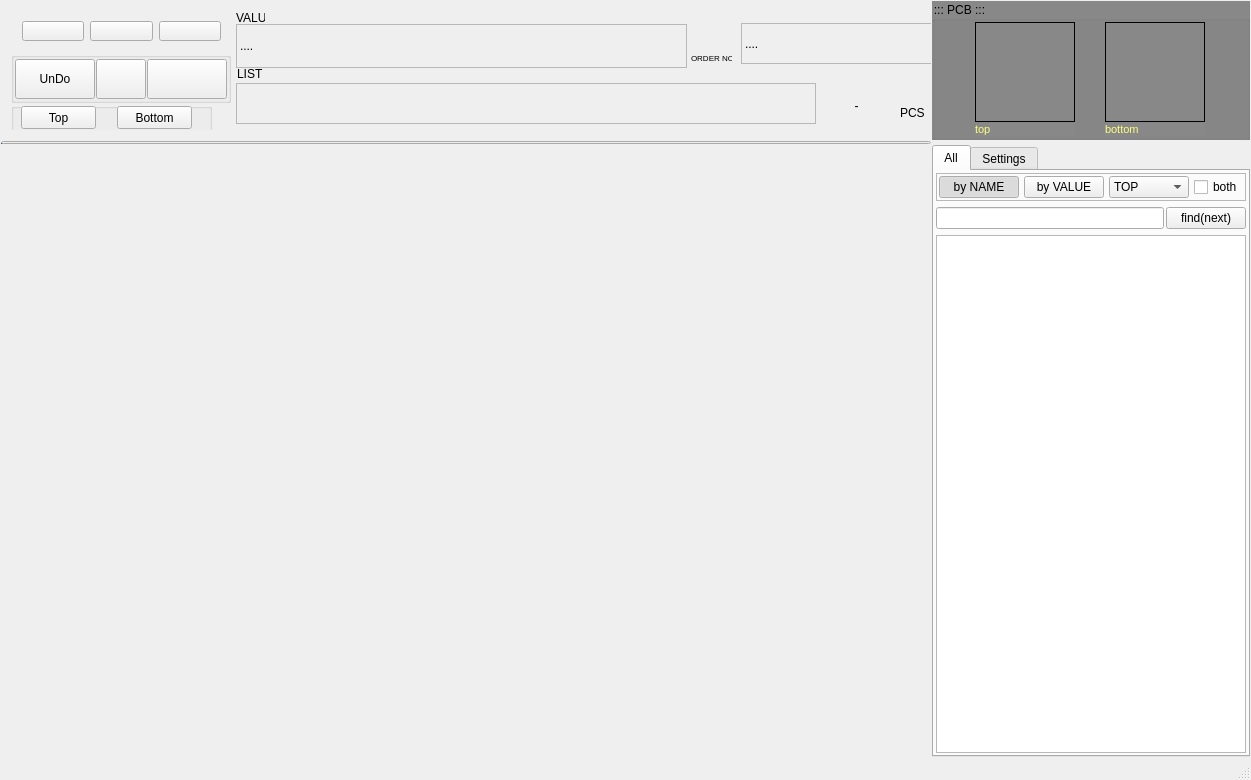
<?xml version="1.0" encoding="UTF-8"?>
<ui version="4.0">
 <class>MainWindow</class>
 <widget class="QMainWindow" name="MainWindow">
  <property name="geometry">
   <rect>
    <x>0</x>
    <y>0</y>
    <width>1251</width>
    <height>780</height>
   </rect>
  </property>
  <property name="windowTitle">
   <string>EasySolder</string>
  </property>
  <widget class="QWidget" name="centralWidget">
   <layout class="QGridLayout" name="gridLayout">
    <property name="leftMargin">
     <number>1</number>
    </property>
    <property name="topMargin">
     <number>1</number>
    </property>
    <property name="rightMargin">
     <number>1</number>
    </property>
    <property name="bottomMargin">
     <number>1</number>
    </property>
    <property name="spacing">
     <number>1</number>
    </property>
    <item row="2" column="2" rowspan="2">
     <widget class="QTabWidget" name="tabWidget">
      <property name="sizePolicy">
       <sizepolicy hsizetype="Fixed" vsizetype="Expanding">
        <horstretch>0</horstretch>
        <verstretch>0</verstretch>
       </sizepolicy>
      </property>
      <property name="currentIndex">
       <number>0</number>
      </property>
      <widget class="QWidget" name="tab">
       <attribute name="title">
        <string>All</string>
       </attribute>
       <layout class="QGridLayout" name="gridLayout_2">
        <property name="leftMargin">
         <number>2</number>
        </property>
        <property name="topMargin">
         <number>2</number>
        </property>
        <property name="rightMargin">
         <number>2</number>
        </property>
        <property name="bottomMargin">
         <number>2</number>
        </property>
        <property name="horizontalSpacing">
         <number>2</number>
        </property>
        <item row="0" column="0" colspan="2">
         <widget class="QFrame" name="frame_3">
          <property name="frameShape">
           <enum>QFrame::StyledPanel</enum>
          </property>
          <property name="frameShadow">
           <enum>QFrame::Raised</enum>
          </property>
          <layout class="QHBoxLayout" name="horizontalLayout">
           <property name="spacing">
            <number>5</number>
           </property>
           <property name="leftMargin">
            <number>2</number>
           </property>
           <property name="topMargin">
            <number>2</number>
           </property>
           <property name="rightMargin">
            <number>2</number>
           </property>
           <property name="bottomMargin">
            <number>2</number>
           </property>
           <item>
            <widget class="QPushButton" name="pbSortByName">
             <property name="text">
              <string>by NAME</string>
             </property>
             <property name="checkable">
              <bool>true</bool>
             </property>
             <property name="checked">
              <bool>true</bool>
             </property>
             <property name="autoExclusive">
              <bool>true</bool>
             </property>
            </widget>
           </item>
           <item>
            <widget class="QPushButton" name="pbSortByValue">
             <property name="text">
              <string>by VALUE</string>
             </property>
             <property name="checkable">
              <bool>true</bool>
             </property>
             <property name="autoExclusive">
              <bool>true</bool>
             </property>
            </widget>
           </item>
           <item>
            <widget class="QComboBox" name="cmLayer">
             <item>
              <property name="text">
               <string>TOP</string>
              </property>
             </item>
             <item>
              <property name="text">
               <string>BOTTOM</string>
              </property>
             </item>
            </widget>
           </item>
           <item>
            <widget class="QCheckBox" name="cbBothLayers">
             <property name="text">
              <string>both</string>
             </property>
            </widget>
           </item>
          </layout>
         </widget>
        </item>
        <item row="1" column="0">
         <widget class="QLineEdit" name="leFind"/>
        </item>
        <item row="1" column="1">
         <widget class="QPushButton" name="pbFind">
          <property name="text">
           <string>find(next)</string>
          </property>
         </widget>
        </item>
        <item row="2" column="0" colspan="2">
         <widget class="QTableView" name="tvParts"/>
        </item>
       </layout>
      </widget>
      <widget class="QWidget" name="tabSettings">
       <attribute name="title">
        <string>Settings</string>
       </attribute>
       <layout class="QGridLayout" name="gridLayout_3">
        <item row="1" column="0">
         <widget class="QLabel" name="label">
          <property name="text">
           <string>Marker size</string>
          </property>
         </widget>
        </item>
        <item row="2" column="1">
         <widget class="QLineEdit" name="leMarkerAround"/>
        </item>
        <item row="3" column="1">
         <widget class="QComboBox" name="cmValueTextSize">
          <property name="currentIndex">
           <number>1</number>
          </property>
          <item>
           <property name="text">
            <string>Small</string>
           </property>
          </item>
          <item>
           <property name="text">
            <string>Normal</string>
           </property>
          </item>
          <item>
           <property name="text">
            <string>Big 1</string>
           </property>
          </item>
          <item>
           <property name="text">
            <string>Big 2</string>
           </property>
          </item>
          <item>
           <property name="text">
            <string>Big 3</string>
           </property>
          </item>
          <item>
           <property name="text">
            <string/>
           </property>
          </item>
         </widget>
        </item>
        <item row="2" column="0">
         <widget class="QLabel" name="label_4">
          <property name="text">
           <string>Marker around(0=off)</string>
          </property>
         </widget>
        </item>
        <item row="1" column="1">
         <widget class="QLineEdit" name="leMarkerSize"/>
        </item>
        <item row="4" column="1">
         <widget class="QCheckBox" name="cbHideDone">
          <property name="text">
           <string/>
          </property>
         </widget>
        </item>
        <item row="4" column="0">
         <widget class="QLabel" name="label_6">
          <property name="text">
           <string>Hide when done</string>
          </property>
         </widget>
        </item>
        <item row="6" column="1">
         <spacer name="verticalSpacer">
          <property name="orientation">
           <enum>Qt::Vertical</enum>
          </property>
          <property name="sizeHint" stdset="0">
           <size>
            <width>20</width>
            <height>40</height>
           </size>
          </property>
         </spacer>
        </item>
        <item row="0" column="1">
         <widget class="QComboBox" name="cmMarkerColor">
          <item>
           <property name="text">
            <string>Red</string>
           </property>
          </item>
          <item>
           <property name="text">
            <string>Magenta</string>
           </property>
          </item>
          <item>
           <property name="text">
            <string>Cyan</string>
           </property>
          </item>
          <item>
           <property name="text">
            <string>Green</string>
           </property>
          </item>
          <item>
           <property name="text">
            <string>Blue</string>
           </property>
          </item>
          <item>
           <property name="text">
            <string>Yellow</string>
           </property>
          </item>
         </widget>
        </item>
        <item row="0" column="0">
         <widget class="QLabel" name="label_2">
          <property name="text">
           <string>Marker color</string>
          </property>
         </widget>
        </item>
        <item row="3" column="0">
         <widget class="QLabel" name="label_3">
          <property name="text">
           <string>Value text size</string>
          </property>
         </widget>
        </item>
       </layout>
      </widget>
     </widget>
    </item>
    <item row="0" column="2">
     <widget class="QGroupBox" name="groupBox">
      <property name="autoFillBackground">
       <bool>false</bool>
      </property>
      <property name="styleSheet">
       <string notr="true">background-color: rgb(136, 136, 136);</string>
      </property>
      <property name="title">
       <string>::: PCB :::</string>
      </property>
      <layout class="QGridLayout" name="gridLayout_4">
       <property name="topMargin">
        <number>1</number>
       </property>
       <property name="bottomMargin">
        <number>1</number>
       </property>
       <property name="spacing">
        <number>1</number>
       </property>
       <item row="2" column="0">
        <widget class="QLabel" name="lbTopStat">
         <property name="font">
          <font>
           <pointsize>8</pointsize>
          </font>
         </property>
         <property name="styleSheet">
          <string notr="true">color: rgb(255, 255, 127);</string>
         </property>
         <property name="text">
          <string>top</string>
         </property>
        </widget>
       </item>
       <item row="2" column="1">
        <widget class="QLabel" name="lbBotStat">
         <property name="font">
          <font>
           <pointsize>8</pointsize>
          </font>
         </property>
         <property name="styleSheet">
          <string notr="true">color: rgb(255, 255, 127);</string>
         </property>
         <property name="text">
          <string>bottom</string>
         </property>
        </widget>
       </item>
       <item row="1" column="1">
        <widget class="QLabel" name="lbImgBot">
         <property name="sizePolicy">
          <sizepolicy hsizetype="Minimum" vsizetype="Maximum">
           <horstretch>0</horstretch>
           <verstretch>0</verstretch>
          </sizepolicy>
         </property>
         <property name="minimumSize">
          <size>
           <width>100</width>
           <height>100</height>
          </size>
         </property>
         <property name="maximumSize">
          <size>
           <width>100</width>
           <height>100</height>
          </size>
         </property>
         <property name="styleSheet">
          <string notr="true"/>
         </property>
         <property name="frameShape">
          <enum>QFrame::Box</enum>
         </property>
         <property name="text">
          <string/>
         </property>
        </widget>
       </item>
       <item row="1" column="0">
        <widget class="QLabel" name="lbImgTop">
         <property name="sizePolicy">
          <sizepolicy hsizetype="Minimum" vsizetype="Maximum">
           <horstretch>0</horstretch>
           <verstretch>0</verstretch>
          </sizepolicy>
         </property>
         <property name="minimumSize">
          <size>
           <width>100</width>
           <height>100</height>
          </size>
         </property>
         <property name="maximumSize">
          <size>
           <width>100</width>
           <height>100</height>
          </size>
         </property>
         <property name="frameShape">
          <enum>QFrame::Box</enum>
         </property>
         <property name="text">
          <string/>
         </property>
        </widget>
       </item>
      </layout>
     </widget>
    </item>
    <item row="2" column="0" rowspan="2">
     <widget class="QWidget" name="widget_2" native="true"/>
    </item>
    <item row="1" column="0">
     <widget class="QProgressBar" name="pbProgress">
      <property name="maximumSize">
       <size>
        <width>16777215</width>
        <height>3</height>
       </size>
      </property>
      <property name="value">
       <number>0</number>
      </property>
      <property name="textVisible">
       <bool>false</bool>
      </property>
     </widget>
    </item>
    <item row="0" column="0">
     <widget class="QWidget" name="widget" native="true">
      <property name="sizePolicy">
       <sizepolicy hsizetype="Preferred" vsizetype="Fixed">
        <horstretch>0</horstretch>
        <verstretch>0</verstretch>
       </sizepolicy>
      </property>
      <property name="minimumSize">
       <size>
        <width>0</width>
        <height>120</height>
       </size>
      </property>
      <widget class="QLabel" name="lbValue">
       <property name="geometry">
        <rect>
         <x>235</x>
         <y>14</y>
         <width>451</width>
         <height>44</height>
        </rect>
       </property>
       <property name="sizePolicy">
        <sizepolicy hsizetype="Fixed" vsizetype="Preferred">
         <horstretch>0</horstretch>
         <verstretch>0</verstretch>
        </sizepolicy>
       </property>
       <property name="frameShape">
        <enum>QFrame::StyledPanel</enum>
       </property>
       <property name="text">
        <string>....</string>
       </property>
      </widget>
      <widget class="QLabel" name="lbOrderNo">
       <property name="geometry">
        <rect>
         <x>740</x>
         <y>13</y>
         <width>201</width>
         <height>41</height>
        </rect>
       </property>
       <property name="sizePolicy">
        <sizepolicy hsizetype="Fixed" vsizetype="Preferred">
         <horstretch>0</horstretch>
         <verstretch>0</verstretch>
        </sizepolicy>
       </property>
       <property name="frameShape">
        <enum>QFrame::StyledPanel</enum>
       </property>
       <property name="text">
        <string>....</string>
       </property>
      </widget>
      <widget class="QLabel" name="lbPartsList">
       <property name="geometry">
        <rect>
         <x>235</x>
         <y>73</y>
         <width>580</width>
         <height>41</height>
        </rect>
       </property>
       <property name="sizePolicy">
        <sizepolicy hsizetype="Expanding" vsizetype="Preferred">
         <horstretch>0</horstretch>
         <verstretch>0</verstretch>
        </sizepolicy>
       </property>
       <property name="minimumSize">
        <size>
         <width>100</width>
         <height>0</height>
        </size>
       </property>
       <property name="frameShape">
        <enum>QFrame::StyledPanel</enum>
       </property>
       <property name="text">
        <string/>
       </property>
       <property name="wordWrap">
        <bool>true</bool>
       </property>
      </widget>
      <widget class="QLabel" name="lbCount">
       <property name="geometry">
        <rect>
         <x>820</x>
         <y>80</y>
         <width>71</width>
         <height>31</height>
        </rect>
       </property>
       <property name="sizePolicy">
        <sizepolicy hsizetype="Fixed" vsizetype="Fixed">
         <horstretch>0</horstretch>
         <verstretch>0</verstretch>
        </sizepolicy>
       </property>
       <property name="minimumSize">
        <size>
         <width>50</width>
         <height>0</height>
        </size>
       </property>
       <property name="frameShape">
        <enum>QFrame::NoFrame</enum>
       </property>
       <property name="text">
        <string>-</string>
       </property>
       <property name="alignment">
        <set>Qt::AlignCenter</set>
       </property>
      </widget>
      <widget class="QLabel" name="label_7">
       <property name="geometry">
        <rect>
         <x>690</x>
         <y>40</y>
         <width>41</width>
         <height>16</height>
        </rect>
       </property>
       <property name="font">
        <font>
         <pointsize>6</pointsize>
        </font>
       </property>
       <property name="text">
        <string>ORDER NO</string>
       </property>
      </widget>
      <widget class="QLabel" name="label_8">
       <property name="geometry">
        <rect>
         <x>235</x>
         <y>0</y>
         <width>29</width>
         <height>16</height>
        </rect>
       </property>
       <property name="text">
        <string>VALUE</string>
       </property>
      </widget>
      <widget class="QLabel" name="label_10">
       <property name="geometry">
        <rect>
         <x>236</x>
         <y>56</y>
         <width>29</width>
         <height>16</height>
        </rect>
       </property>
       <property name="text">
        <string>LIST</string>
       </property>
      </widget>
      <widget class="QLabel" name="label_11">
       <property name="geometry">
        <rect>
         <x>899</x>
         <y>95</y>
         <width>41</width>
         <height>16</height>
        </rect>
       </property>
       <property name="text">
        <string>PCS</string>
       </property>
      </widget>
      <widget class="QGroupBox" name="groupBox_2">
       <property name="geometry">
        <rect>
         <x>10</x>
         <y>42</y>
         <width>220</width>
         <height>51</height>
        </rect>
       </property>
       <property name="title">
        <string/>
       </property>
       <layout class="QHBoxLayout" name="horizontalLayout_2">
        <property name="spacing">
         <number>1</number>
        </property>
        <property name="leftMargin">
         <number>1</number>
        </property>
        <property name="topMargin">
         <number>1</number>
        </property>
        <property name="rightMargin">
         <number>1</number>
        </property>
        <property name="bottomMargin">
         <number>1</number>
        </property>
        <item>
         <widget class="QPushButton" name="pbPrev">
          <property name="sizePolicy">
           <sizepolicy hsizetype="Fixed" vsizetype="Fixed">
            <horstretch>0</horstretch>
            <verstretch>0</verstretch>
           </sizepolicy>
          </property>
          <property name="minimumSize">
           <size>
            <width>80</width>
            <height>40</height>
           </size>
          </property>
          <property name="toolTip">
           <string>[Backspace]</string>
          </property>
          <property name="text">
           <string>UnDo</string>
          </property>
          <property name="icon">
           <iconset resource="resource.qrc">
            <normaloff>:/buttons/left</normaloff>:/buttons/left</iconset>
          </property>
          <property name="iconSize">
           <size>
            <width>20</width>
            <height>20</height>
           </size>
          </property>
         </widget>
        </item>
        <item>
         <widget class="QPushButton" name="pbReset">
          <property name="minimumSize">
           <size>
            <width>0</width>
            <height>40</height>
           </size>
          </property>
          <property name="text">
           <string/>
          </property>
          <property name="icon">
           <iconset resource="resource.qrc">
            <normaloff>:/buttons/img/reset.png</normaloff>:/buttons/img/reset.png</iconset>
          </property>
         </widget>
        </item>
        <item>
         <widget class="QPushButton" name="pbNext">
          <property name="minimumSize">
           <size>
            <width>80</width>
            <height>40</height>
           </size>
          </property>
          <property name="toolTip">
           <string>[Enter]</string>
          </property>
          <property name="text">
           <string/>
          </property>
          <property name="icon">
           <iconset resource="resource.qrc">
            <normaloff>:/buttons/right</normaloff>:/buttons/right</iconset>
          </property>
          <property name="iconSize">
           <size>
            <width>20</width>
            <height>20</height>
           </size>
          </property>
         </widget>
        </item>
       </layout>
      </widget>
      <widget class="QGroupBox" name="groupBox_3">
       <property name="geometry">
        <rect>
         <x>10</x>
         <y>93</y>
         <width>201</width>
         <height>31</height>
        </rect>
       </property>
       <property name="title">
        <string/>
       </property>
       <widget class="QPushButton" name="pbBottomImage">
        <property name="geometry">
         <rect>
          <x>106</x>
          <y>3</y>
          <width>75</width>
          <height>23</height>
         </rect>
        </property>
        <property name="text">
         <string>Bottom</string>
        </property>
        <property name="checkable">
         <bool>true</bool>
        </property>
        <property name="autoExclusive">
         <bool>true</bool>
        </property>
       </widget>
       <widget class="QPushButton" name="pbTopImage">
        <property name="geometry">
         <rect>
          <x>10</x>
          <y>3</y>
          <width>75</width>
          <height>23</height>
         </rect>
        </property>
        <property name="text">
         <string>Top</string>
        </property>
        <property name="checkable">
         <bool>true</bool>
        </property>
        <property name="autoExclusive">
         <bool>true</bool>
        </property>
       </widget>
      </widget>
      <widget class="QWidget" name="">
       <property name="geometry">
        <rect>
         <x>10</x>
         <y>0</y>
         <width>221</width>
         <height>42</height>
        </rect>
       </property>
       <layout class="QHBoxLayout" name="horizontalLayout_3">
        <item>
         <widget class="QPushButton" name="pbImportData">
          <property name="text">
           <string/>
          </property>
          <property name="icon">
           <iconset resource="resource.qrc">
            <normaloff>:/buttons/import</normaloff>:/buttons/import</iconset>
          </property>
          <property name="iconSize">
           <size>
            <width>32</width>
            <height>32</height>
           </size>
          </property>
         </widget>
        </item>
        <item>
         <widget class="QPushButton" name="pbSavePrj">
          <property name="text">
           <string/>
          </property>
          <property name="icon">
           <iconset resource="resource.qrc">
            <normaloff>:/buttons/img/save.png</normaloff>:/buttons/img/save.png</iconset>
          </property>
          <property name="iconSize">
           <size>
            <width>32</width>
            <height>32</height>
           </size>
          </property>
         </widget>
        </item>
        <item>
         <widget class="QPushButton" name="pbLoadPrj">
          <property name="text">
           <string/>
          </property>
          <property name="icon">
           <iconset resource="resource.qrc">
            <normaloff>:/buttons/open</normaloff>:/buttons/open</iconset>
          </property>
          <property name="iconSize">
           <size>
            <width>32</width>
            <height>32</height>
           </size>
          </property>
         </widget>
        </item>
       </layout>
      </widget>
     </widget>
    </item>
   </layout>
  </widget>
  <widget class="QStatusBar" name="statusBar"/>
 </widget>
 <layoutdefault spacing="6" margin="11"/>
 <resources>
  <include location="resource.qrc"/>
 </resources>
 <connections/>
</ui>
